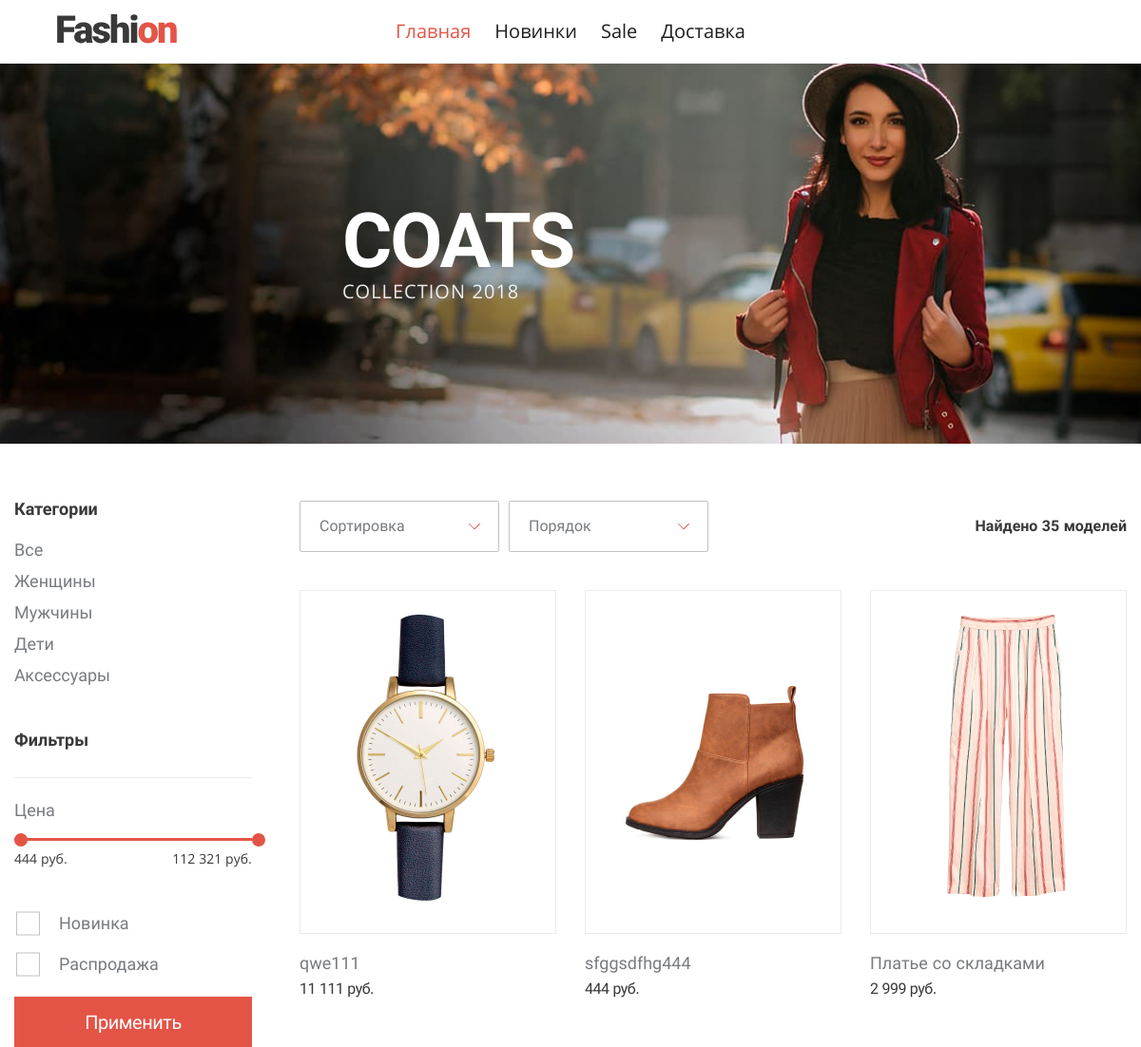
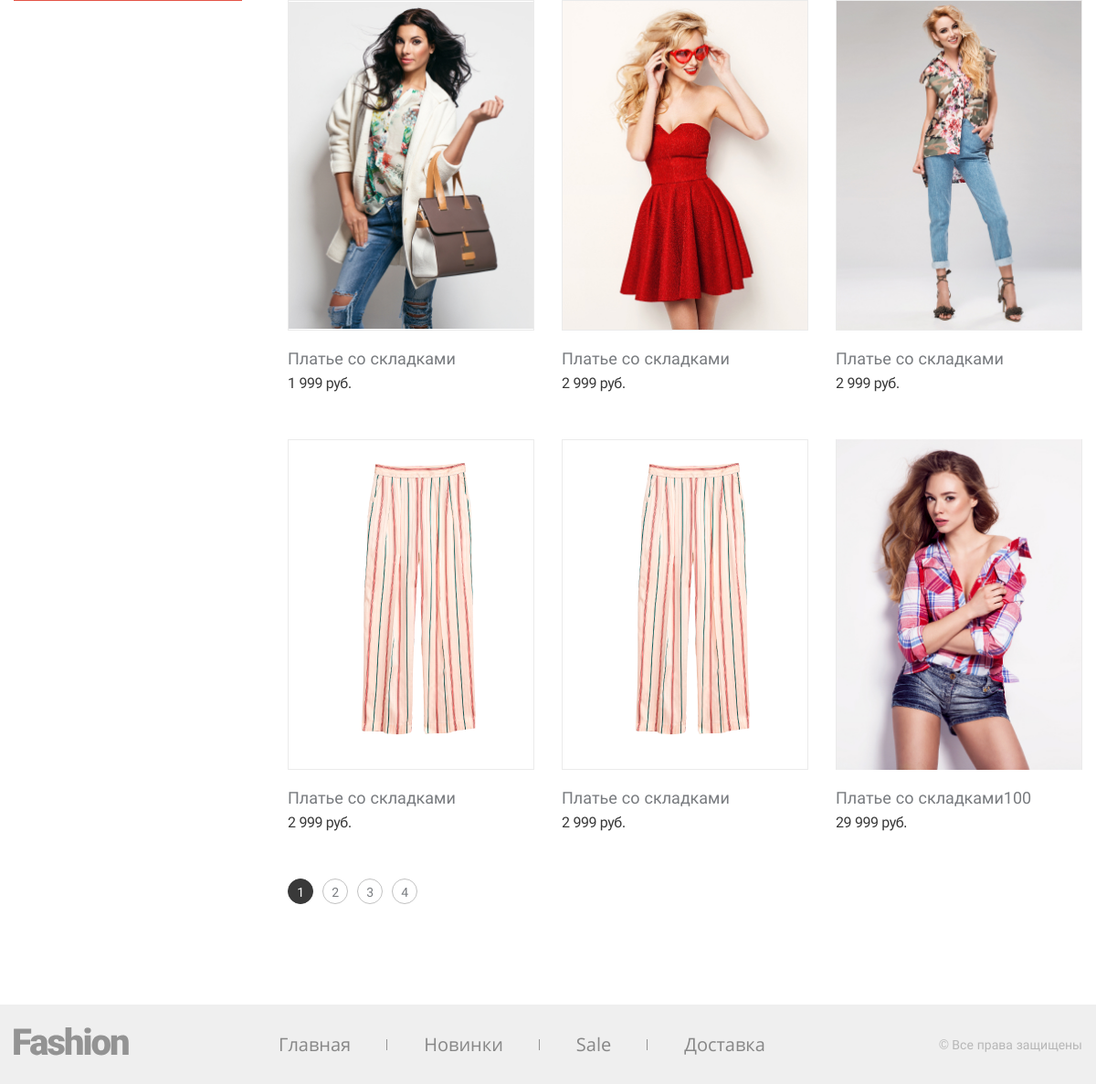
The page / on the database its author committed (2 pictures, top to bottom).
### tables this page shows
CREATE TABLE `categories` (
  `id` int(10) NOT NULL,
  `title` varchar(255) NOT NULL,
  `name` varchar(255) NOT NULL
);

CREATE TABLE `products` (
  `id` int(11) NOT NULL,
  `name` varchar(255) NOT NULL,
  `price` decimal(12,2) NOT NULL,
  `new` tinyint(1) NOT NULL DEFAULT '0',
  `sale` tinyint(1) NOT NULL DEFAULT '0',
  `img` varchar(50) NOT NULL
);

### index.php (the view, shortened to what this page needs)
<?php
include $_SERVER['DOCUMENT_ROOT'] . '/template/header.php';
$countOfItemsPerPage = 9;
$result = getProductsForPage($countOfItemsPerPage);
$products = false;
if ($result) {
    $products = $result['products'];
}
?>
    <main class="shop-page">
        <header class="intro">
            <div class="intro__wrapper">
                <h1 class=" intro__title">COATS</h1>
                <p class="intro__info">Collection 2018</p>
            </div>
        </header>
        <section class="shop container">
            <section class="shop__filter filter">
                <form method="get" action="/">
                    <div class="filter__wrapper">
                        <b class="filter__title">Категории</b>
                        <ul class="filter__list">
                            <li>
                                <a class="filter__list-item" href="/?category=*">Все</a>
                            </li>
                            <?php
                            $categories = getCategories();
                            if (!empty($categories)) {
                                foreach ($categories as $category) { ?>
                                    <li>
                                        <a class="filter__list-item"
                                           href="/?category=<?= $category['name'] ?>"><?= $category['title'] ?></a>
                                    </li>
                            <?php
                                }
                            }
                            ?>
                        </ul>
                    </div>
                    <div class="filter__wrapper">
                        <b class="filter__title">Фильтры</b>
                        <div class="filter__range range">
                            <span class="range__info">Цена</span>
                            <div class="range__line" aria-label="Range Line"></div>
                            <div class="range__res">
                                <?php
                                $rangePrice = getMinAndMaxPriceProducts();
                                $maxPrice = numberPriceFormat($rangePrice[0]['max']);
                                $minPrice = numberPriceFormat($rangePrice[0]['min']);
                                ?>
                                <span class="range__res-item min-price"><?= $minPrice ?></span>
                                <span class="range__res-item max-price"><?= $maxPrice ?></span>
                            </div>
                        </div>
                    </div>
                    <fieldset class="custom-form__group">
                        <label for="new" class="custom-form__checkbox-label custom-form__info" style="display: block;">Новинка</label>
                        <label for="sale" class="custom-form__checkbox-label custom-form__info" style="display: block;">Распродажа</label>
                    </fieldset>
                    <button class="button" type="submit" style="width: 100%">Применить</button>
                </form>
            </section>
            <div class="shop__wrapper">
                <?php include $_SERVER['DOCUMENT_ROOT'] . '/template/sort.php'; ?>
                <section class="shop__list">
                    <?php if (!empty($products)) {
                        foreach ($products as $product) { ?>
                            <article class="shop__item product" onclick="buyProduct(this)"
                                     data-id="<?= $product['id'] ?>" tabindex="0">
                                <div class="product__image">
                                    <img src="img/products/<?= $product['img'] ?>" alt="<?= $product['name'] ?>">
                                </div>
                                <p class="product__name"><?= $product['name'] ?></p>
                                <span class="product__price"><?= numberPriceFormat($product['price']) ?></span>
                            </article>
                        <?php }
                    } else {
                        echo('Товары не найдены');
                    } ?>
                </section>
                <ul class="shop__paginator paginator">
                </ul>
            </div>
        </section>
    </main>
<?php
include $_SERVER['DOCUMENT_ROOT'] . '/template/footer.php';

### css/style.css (style rules this page uses)
html { box-sizing: border-box; }
img { max-width: 100%; height: auto; }
body { display: flex; flex-direction: column; margin: 0 auto; min-width: 1200px; min-height: 100vh; font: 16px/22px "Roboto", sans-serif; color: #787B7F; }
a { text-decoration: none; }
.container { margin: 0 auto; padding: 0 15px; width: 1200px; }
.custom-form__group { padding: 0; border: none; }
.custom-form__info { margin-top: 0; margin-bottom: 25px; }
.custom-form__checkbox-label { position: relative; padding-left: 45px; cursor: pointer; }
.custom-form__checkbox-label:not(:last-child) { margin-right: 50px; }
.custom-form__checkbox-label::before { content: ''; position: absolute; top: 50%; -webkit-transform: translateY(-50%); transform: translateY(-50%); left: 0; width: 25px; height: 25px; border: 1px solid #C2C2C2; cursor: pointer; background-repeat: no-repeat; background-size: 12px 10px; background-position: center; transition: all 300ms; }
.button { border: 0; padding: 0; font: inherit; background-color: transparent; display: inline-block; width: 300px; padding: 0 40px; font: 20px/54px "Roboto", sans-serif; letter-spacing: -.5px; color: #fff; background-color: #E45446; text-align: center; cursor: pointer; }
.intro { position: relative; height: 400px; background: #393939 url(../img/intro/coats-2018.jpg) no-repeat center 0; background-size: cover; }
.intro__wrapper { position: absolute; top: 50%; -webkit-transform: translateY(-50%); transform: translateY(-50%); left: 30%; }
.intro__title { margin: 0; font-size: 80px; line-height: 80px; letter-spacing: -2px; color: #fff; }
.intro__info { margin: 0; font: 20px/26px "Open Sans", sans-serif; color: rgba(255, 255, 255, 0.9); letter-spacing: 1px; text-transform: uppercase; }
.filter { font-size: 18px; line-height: 18px; }
.filter__wrapper:not(:last-child) { margin-bottom: 50px; }
.filter__title { display: block; margin-bottom: 25px; color: #393939; font-weight: 700; }
.filter__list { margin: 0; padding: 0; list-style: none; }
.filter__list li:not(:last-child) { margin-bottom: 15px; }
.filter__list-item { color: #787B7F; transition: all 300ms; }
.filter__range { margin-top: 30px; border-top: 1px solid #EBEBEB; padding-top: 25px; }
.range__info { display: block; margin-bottom: 20px; font-size: 18px; line-height: 18px; }
.range__line { position: relative; height: 3px; background-color: #C3C3C3; }
.range__res { display: flex; justify-content: space-between; margin-top: 10px; }
.range__res-item { font: 14px/18px "Open Sans", sans-serif; color: #393939; }
.shop { position: relative; padding-top: 60px; padding-bottom: 110px; display: flex; }
.shop__filter { flex-basis: 250px; flex-shrink: 0; margin-right: 50px; }
.shop__wrapper { flex-grow: 1; }
.shop__list { display: flex; flex-wrap: wrap; padding-top: 40px; }
.shop__item { margin-bottom: 50px; }
.shop__item:not(:nth-child(3n)) { margin-right: 30px; }
.shop-page { display: flex; flex-direction: column; flex-grow: 1; }
.product { position: relative; cursor: pointer; }
.product::after { content: 'Купить'; position: absolute; top: 0; right: 0; bottom: 69px; left: 0; display: flex; flex-direction: column; justify-content: center; align-items: center; font: inherit; font-size: 24px; font-weight: 700; color: #fff; text-transform: uppercase; background-color: rgba(0, 0, 0, 0.3); opacity: 0; transition: opacity 300ms; }
.product__image { display: flex; justify-content: center; align-items: center; margin-bottom: 20px; border: 1px solid #EBEBEB; width: 270px; height: 362px; }
.product img { -o-object-fit: cover; object-fit: cover; }
.product__name { margin: 0; margin-bottom: 5px; font-size: 18px; line-height: 22px; }
.product__price { color: #393939; letter-spacing: -.5px; }
.paginator { margin: 0; padding: 0; list-style: none; display: flex; }

### rows shown on the page
categories: title "Женщины"
categories: title "Мужчины"
categories: title "Дети"
categories: title "Аксессуары"
products: img (picture), name "qwe111", price "11 111 руб."
products: img (picture), name "sfggsdfhg444", price "444 руб."
products: img (picture), name "Платье со складками", price "2 999 руб."
products: img (picture), name "Платье со складками", price "1 999 руб."
products: img (picture), name "Платье со складками", price "2 999 руб."
products: img (picture), name "Платье со складками", price "2 999 руб."
products: img (picture), name "Платье со складками", price "2 999 руб."
products: img (picture), name "Платье со складками", price "2 999 руб."
products: img (picture), name "Платье со складками100", price "29 999 руб."

### other values the page prints
$item['title'] "Главная"
$item['title'] "Новинки"
$item['title'] "Sale"
$item['title'] "Доставка"
$minPrice "444 руб."
$maxPrice "112 321 руб."
$countProducts "35"
